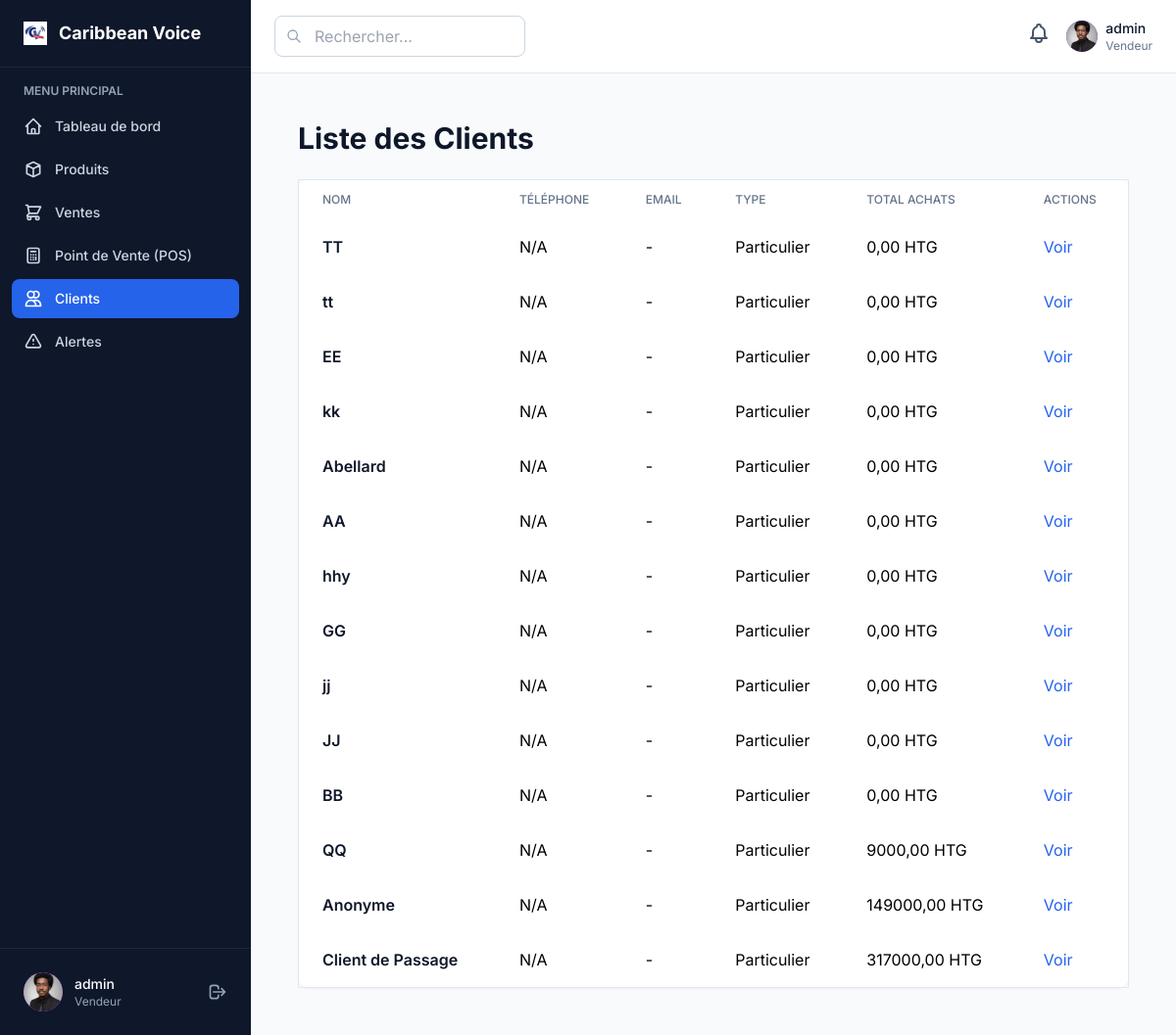
The app's page /customers/ (signed in) with its own data.
### inventory/models.py (models this page shows, shortened)
class User(AbstractUser):
    ROLE_CHOICES = (
        ('admin', 'Administrateur'),
        ('manager', 'Manager'),
        ('vendeur', 'Vendeur'),
    )
    role = models.CharField(max_length=20, choices=ROLE_CHOICES, default='vendeur')
    phone = models.CharField(max_length=50, blank=True, null=True)
    address = models.TextField(blank=True, null=True)
    profile_image = models.ImageField(upload_to='profiles/', blank=True, null=True, verbose_name='Photo de profil')
    class Meta:
        verbose_name = 'Utilisateur'
        verbose_name_plural = 'Utilisateurs'
    def is_admin_or_manager(self):
        return self.role in ['admin', 'manager']

class Customer(models.Model):
    CUSTOMER_TYPE_CHOICES = (
        ('individual', 'Particulier'),
        ('business', 'Entreprise'),
    )
    first_name = models.CharField(max_length=255, verbose_name='Prénom')
    last_name = models.CharField(max_length=255, verbose_name='Nom')
    email = models.EmailField(blank=True, null=True, verbose_name='Email')
    phone = models.CharField(max_length=50, verbose_name='Téléphone')
    address = models.TextField(blank=True, null=True, verbose_name='Adresse')
    city = models.CharField(max_length=100, blank=True, null=True, verbose_name='Ville')
    customer_type = models.CharField(max_length=20, choices=CUSTOMER_TYPE_CHOICES, default='individual', verbose_name='Type de client')
    company_name = models.CharField(max_length=255, blank=True, null=True, verbose_name='Nom de l\'entreprise')
    tax_id = models.CharField(max_length=100, blank=True, null=True, verbose_name='NIF')
    total_purchases = models.DecimalField(max_digits=12, decimal_places=2, default=0, verbose_name='Total achats')
    total_orders = models.IntegerField(default=0, verbose_name='Total commandes')
    loyalty_points = models.IntegerField(default=0, verbose_name='Points de fidélité')
    is_active = models.BooleanField(default=True, verbose_name='Actif')
    created_at = models.DateTimeField(auto_now_add=True, verbose_name='Créé le')
    updated_at = models.DateTimeField(auto_now=True, verbose_name='Modifié le')
    class Meta:
        verbose_name = 'Client'
        verbose_name_plural = 'Clients'
        ordering = ['-created_at']

### inventory/views.py (the view, shortened to what this page needs)
# urls.py: path('customers/', views.customers, name='customers'),
@login_required
def customers(request):
    search_term = request.GET.get('search', '')
    customers_list = Customer.objects.filter(is_active=True)
    customers_list = customers_list.order_by('-created_at')
    alerts_count = StockAlert.objects.filter(is_resolved=False).count()
    context = {
        'customers': customers_list,
        'search_term': search_term,
        'alerts_count': alerts_count,
    }
    return render(request, 'customers.html', context)

### inventory/context_processors/stock_alerts.py (called while the page is built)
def low_stock_alerts(request):
    low_stock_products = Product.objects.filter(current_stock__lte=models.F('min_stock_level'))
    return {
        'low_stock_alert_count': low_stock_products.count(),
        'low_stock_alert_products': low_stock_products,
    }

### templates/customers.html (shortened to what this page needs)
{% extends 'dashboard_base.html' %}
{% block dashboard_content %}
<div class="p-6">
    <h1 class="text-3xl font-bold text-slate-900 mb-6">Liste des Clients</h1>
    <table class="min-w-full bg-white rounded-xl shadow-sm border border-slate-200">
        <thead>
            <tr>
                <th class="px-6 py-3 text-left text-xs font-medium text-slate-500 uppercase">Nom</th>
                <th class="px-6 py-3 text-left text-xs font-medium text-slate-500 uppercase">Téléphone</th>
                <th class="px-6 py-3 text-left text-xs font-medium text-slate-500 uppercase">Email</th>
                <th class="px-6 py-3 text-left text-xs font-medium text-slate-500 uppercase">Type</th>
                <th class="px-6 py-3 text-left text-xs font-medium text-slate-500 uppercase">Total Achats</th>
                <th class="px-6 py-3 text-left text-xs font-medium text-slate-500 uppercase">Actions</th>
            </tr>
        </thead>
        <tbody>
            {% for customer in customers %}
            <tr>
                <td class="px-6 py-4 whitespace-nowrap font-semibold text-slate-900">{{ customer.first_name }}{% if customer.last_name %} {{ customer.last_name }}{% endif %}</td>
                <td class="px-6 py-4 whitespace-nowrap">{{ customer.phone|default:'-' }}</td>
                <td class="px-6 py-4 whitespace-nowrap">{{ customer.email|default:'-' }}</td>
                <td class="px-6 py-4 whitespace-nowrap">{{ customer.get_customer_type_display }}</td>
                <td class="px-6 py-4 whitespace-nowrap">{{ customer.total_purchases|floatformat:2 }} HTG</td>
                <td class="px-6 py-4 whitespace-nowrap">
                    <a href="#" class="text-blue-600 hover:underline">Voir</a>
                </td>
            </tr>
            {% empty %}
            <tr>
                <td colspan="6" class="px-6 py-12 text-center text-slate-500">Aucun client trouvé.</td>
            </tr>
            {% endfor %}
        </tbody>
    </table>
</div>
{% endblock %}

### templates/dashboard_base.html (shortened to what this page needs)
{% extends 'base.html' %}
{% load static %}
{% block content %}
<div class="min-h-screen bg-slate-50 animate-fade-up">
    <aside id="sidebar" class="fixed top-0 left-0 z-40 w-64 h-screen transition-transform bg-slate-900 lg:translate-x-0 lg:w-64 w-4/5 sm:w-2/3 md:w-1/2">
        <div class="h-full flex flex-col">
            <div class="flex items-center gap-3 px-6 py-5 border-b border-slate-800">
                <div class="">
                    <img src="{% static 'images/caribbean_voice.jpg' %}" alt="Caribbean Voice Logo" class="w-6 h-6">
                </div>
                <span class="text-white font-bold text-lg">Caribbean Voice</span>
            </div>
            <nav class="flex-1 overflow-y-auto px-3 py-4 space-y-1">
                <div class="text-slate-400 text-xs font-semibold uppercase px-3 mb-2">Menu Principal</div>
                <a href="{% url 'dashboard' %}" class="flex items-center gap-3 px-3 py-2.5 rounded-lg transition-colors {% if request.resolver_match.url_name == 'dashboard' %}bg-blue-600 text-white{% else %}text-slate-300 hover:bg-slate-800 hover:text-white{% endif %}">
                    <svg class="w-5 h-5" fill="none" stroke="currentColor" viewBox="0 0 24 24">
                        <path stroke-linecap="round" stroke-linejoin="round" stroke-width="2" d="M3 12l2-2m0 0l7-7 7 7M5 10v10a1 1 0 001 1h3m10-11l2 2m-2-2v10a1 1 0 01-1 1h-3m-6 0a1 1 0 001-1v-4a1 1 0 011-1h2a1 1 0 011 1v4a1 1 0 001 1m-6 0h6"></path>
                    </svg>
                    <span class="text-sm font-medium">Tableau de bord</span>
                </a>
                <a href="{% url 'products' %}" class="flex items-center gap-3 px-3 py-2.5 rounded-lg transition-colors {% if request.resolver_match.url_name == 'products' %}bg-blue-600 text-white{% else %}text-slate-300 hover:bg-slate-800 hover:text-white{% endif %}">
                    <svg class="w-5 h-5" fill="none" stroke="currentColor" viewBox="0 0 24 24">
                        <path stroke-linecap="round" stroke-linejoin="round" stroke-width="2" d="M20 7l-8-4-8 4m16 0l-8 4m8-4v10l-8 4m0-10L4 7m8 4v10M4 7v10l8 4"></path>
                    </svg>
                    <span class="text-sm font-medium">Produits</span>
                </a>
                <a href="{% url 'sales_list' %}" class="flex items-center gap-3 px-3 py-2.5 rounded-lg transition-colors {% if request.resolver_match.url_name == 'sales_list' or request.resolver_match.url_name == 'sale_detail' %}bg-blue-600 text-white{% else %}text-slate-300 hover:bg-slate-800 hover:text-white{% endif %}">
                    <svg class="w-5 h-5" fill="none" stroke="currentColor" viewBox="0 0 24 24">
                        <path stroke-linecap="round" stroke-linejoin="round" stroke-width="2" d="M3 3h2l.4 2M7 13h10l4-8H5.4M7 13L5.4 5M7 13l-2.293 2.293c-.63.63-.184 1.707.707 1.707H17m0 0a2 2 0 100 4 2 2 0 000-4zm-8 2a2 2 0 11-4 0 2 2 0 014 0z"></path>
                    </svg>
                    <span class="text-sm font-medium">Ventes</span>
                </a>
                <a href="{% url 'pos' %}" class="flex items-center gap-3 px-3 py-2.5 rounded-lg transition-colors {% if request.resolver_match.url_name == 'pos' %}bg-blue-600 text-white{% else %}text-slate-300 hover:bg-slate-800 hover:text-white{% endif %}">
                    <svg class="w-5 h-5" fill="none" stroke="currentColor" viewBox="0 0 24 24">
                        <path stroke-linecap="round" stroke-linejoin="round" stroke-width="2" d="M9 7h6m0 10v-3m-3 3h.01M9 17h.01M9 14h.01M12 14h.01M15 11h.01M12 11h.01M9 11h.01M7 21h10a2 2 0 002-2V5a2 2 0 00-2-2H7a2 2 0 00-2 2v14a2 2 0 002 2z"></path>
                    </svg>
                        <span class="text-sm font-medium">Point de Vente (POS)</span>
                </a>
                <a href="{% url 'customers' %}" class="flex items-center gap-3 px-3 py-2.5 rounded-lg transition-colors {% if request.resolver_match.url_name == 'customers' %}bg-blue-600 text-white{% else %}text-slate-300 hover:bg-slate-800 hover:text-white{% endif %}">
                    <svg class="w-5 h-5" fill="none" stroke="currentColor" viewBox="0 0 24 24">
                        <path stroke-linecap="round" stroke-linejoin="round" stroke-width="2" d="M12 4.354a4 4 0 110 5.292M15 21H3v-1a6 6 0 0112 0v1zm0 0h6v-1a6 6 0 00-9-5.197M13 7a4 4 0 11-8 0 4 4 0 018 0z"></path>
                    </svg>
                    <span class="text-sm font-medium">Clients</span>
                </a>
                <a href="{% url 'stock_alerts' %}" class="flex items-center gap-3 px-3 py-2.5 rounded-lg transition-colors {% if request.resolver_match.url_name == 'stock_alerts' %}bg-blue-600 text-white{% else %}text-slate-300 hover:bg-slate-800 hover:text-white{% endif %}">
                    <div class="relative w-full">
                        <button onclick="toggleSidebarAlertDropdown()" class="flex items-center gap-3 w-full">
                            <svg class="w-5 h-5" fill="none" stroke="currentColor" viewBox="0 0 24 24">
                                <path stroke-linecap="round" stroke-linejoin="round" stroke-width="2" d="M12 9v2m0 4h.01m-6.938 4h13.856c1.54 0 2.502-1.667 1.732-3L13.732 4c-.77-1.333-2.694-1.333-3.464 0L3.34 16c-.77 1.333.192 3 1.732 3z"></path>
                            </svg>
                            <span class="text-sm font-medium">Alertes</span>
                        </button>
                    </div>
                </a>
            </nav>
            <div class="border-t border-slate-800 p-4">
                <div class="flex items-center gap-3 p-2">
                    <div class="w-10 h-10 bg-gradient-to-br from-purple-500 to-purple-600 rounded-full flex items-center justify-center text-white font-bold overflow-hidden">
                        {% if request.user.profile_image %}
                            <img src="{{ request.user.profile_image.url }}" alt="Photo de profil" class="w-full h-full object-cover rounded-full" />
                        {% else %}
                            {{ request.user.first_name.0|default:request.user.username.0|upper }}
                        {% endif %}
                    </div>
                    <div class="flex-1">
                        <a href="{% url 'profile' %}" class="text-white text-sm font-medium hover:underline cursor-pointer block">{{ request.user.get_full_name|default:request.user.username }}</a>
                        <div class="text-slate-400 text-xs capitalize">{{ request.user.get_role_display }}</div>
                    </div>
                    <a href="{% url 'logout' %}" class="text-slate-400 hover:text-white ml-2">
                        <svg class="w-5 h-5" fill="none" stroke="currentColor" viewBox="0 0 24 24">
                            <path stroke-linecap="round" stroke-linejoin="round" stroke-width="2" d="M17 16l4-4m0 0l-4-4m4 4H7m6 4v1a3 3 0 01-3 3H6a3 3 0 01-3-3V7a3 3 0 013-3h4a3 3 0 013 3v1"></path>
                        </svg>
                    </a>
                </div>
            </div>
        </div>
    </aside>
    <div class="transition-all duration-300 lg:ml-64">
        <header class="bg-white border-b border-slate-200 sticky top-0 z-30">
            <div class="flex items-center justify-between px-4 lg:px-6 py-4">
                <div class="flex items-center gap-4">
                    <div class="relative hidden md:block">
                        <svg class="absolute left-3 top-1/2 -translate-y-1/2 w-4 h-4 text-slate-400" fill="none" stroke="currentColor" viewBox="0 0 24 24">
                            <path stroke-linecap="round" stroke-linejoin="round" stroke-width="2" d="M21 21l-6-6m2-5a7 7 0 11-14 0 7 7 0 0114 0z"></path>
                        </svg>
                        <input type="text" placeholder="Rechercher..." class="pl-10 pr-4 py-2 border border-slate-300 rounded-lg w-64 focus:outline-none focus:ring-2 focus:ring-blue-500">
                    </div>
                </div>
                <div class="flex items-center gap-4">
                    <div class="relative">
                        <button onclick="toggleHeaderAlertDropdown()" class="relative text-slate-600 hover:text-slate-900 focus:outline-none">
                        </button>
                    </div>
                    <div class="hidden lg:flex items-center gap-2">
                        <a href="{% url 'profile' %}" class="flex items-center gap-2 group">
                            <div class="w-8 h-8 bg-gradient-to-br from-purple-500 to-purple-600 rounded-full flex items-center justify-center text-white font-bold text-sm overflow-hidden group-hover:ring-2 group-hover:ring-blue-400 transition">
                                {% if request.user.profile_image %}
                                    <img src="{{ request.user.profile_image.url }}" alt="Photo de profil" class="w-full h-full object-cover rounded-full" />
                                {% else %}
                                    {{ request.user.first_name.0|default:request.user.username.0|upper }}
                                {% endif %}
                            </div>
                            <div class="text-sm">
                                <div class="font-medium text-slate-900 group-hover:underline">{{ request.user.get_full_name|default:request.user.username }}</div>
                                <div class="text-slate-500 text-xs capitalize">{{ request.user.get_role_display }}</div>
                            </div>
                        </a>
                    </div>
                </div>
            </div>
        </header>
        <main class="p-4 lg:p-6">
            {% block dashboard_content %}{% endblock %}
        </main>
    </div>
{% endblock %}

### templates/base.html (style rules this page uses)
body { font-family: 'Inter', sans-serif; }

### templates/dashboard_base.html (style rules this page uses)
.animate-fade-up { animation: fade-up 0.8s cubic-bezier(0.4,0,0.2,1); }

### records on screen
User: user.profile_image (picture), user.get_full_name "admin", user.role "Vendeur"
Customer: first_name "TT", phone "N/A", email "-", customer_type "Particulier", total_purchases "0,00"
Customer: first_name "tt", phone "N/A", email "-", customer_type "Particulier", total_purchases "0,00"
Customer: first_name "EE", phone "N/A", email "-", customer_type "Particulier", total_purchases "0,00"
Customer: first_name "kk", phone "N/A", email "-", customer_type "Particulier", total_purchases "0,00"
Customer: first_name "Abellard", phone "N/A", email "-", customer_type "Particulier", total_purchases "0,00"
Customer: first_name "AA", phone "N/A", email "-", customer_type "Particulier", total_purchases "0,00"
Customer: first_name "hhy", phone "N/A", email "-", customer_type "Particulier", total_purchases "0,00"
Customer: first_name "GG", phone "N/A", email "-", customer_type "Particulier", total_purchases "0,00"
Customer: first_name "jj", phone "N/A", email "-", customer_type "Particulier", total_purchases "0,00"
Customer: first_name "JJ", phone "N/A", email "-", customer_type "Particulier", total_purchases "0,00"
Customer: first_name "BB", phone "N/A", email "-", customer_type "Particulier", total_purchases "0,00"
Customer: first_name "QQ", phone "N/A", email "-", customer_type "Particulier", total_purchases "9000,00"
Customer: first_name "Anonyme", phone "N/A", email "-", customer_type "Particulier", total_purchases "149000,00"
Customer: first_name "Client", last_name "de Passage", phone "N/A", email "-", customer_type "Particulier", total_purchases "317000,00"
